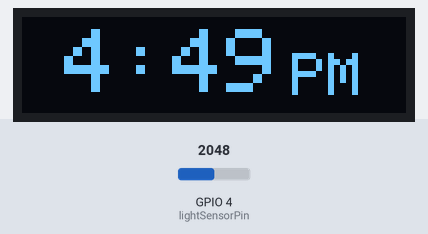
This sketch was run on a simulated ESP32. On the bench: 128×32 one-colour display. The inputs (shaded band) are chosen by the test bench; at power-on: GPIO 4 (lightSensorPin) = 2048. WiFi joins after 1.5 s; servers stay silent unless stated; the local clock reads 2024-03-15 10:24:30 at power-on unless the sketch sets it; random numbers use the default seed unless the sketch sets one; what the sketch prints to the serial monitor is not drawn.

Above: at 2.7 s.
2.8 s: GPIO 4 (lightSensorPin) set to 3240
At 3.5 s:
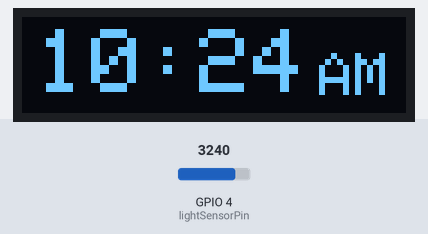
4.4 s: GPIO 4 (lightSensorPin) set to 3160
At 4.53 s:
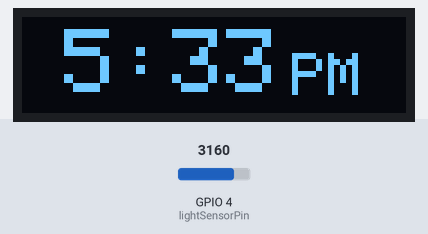
5.9 s: GPIO 4 (lightSensorPin) set to 3263
At 30.6 s:
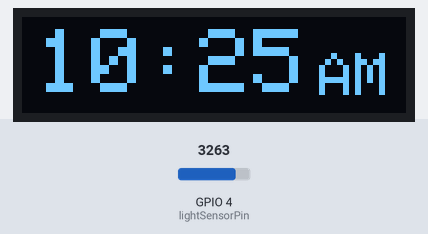
Timing chart, 0 to 31.5 s (numbered marks = the images above; inputs shaded):
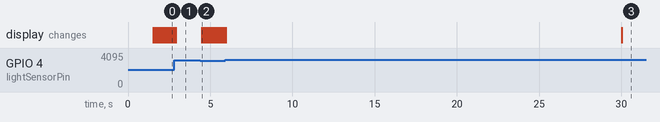

Measured:
- the behaviour switches between 3200 and 3201 on GPIO 4 (lightSensorPin) (found by bisection; images 2 and 3)
- after the input at 4.4 s, the display: changes after 0.08 s (image 2)

The sketch:

quantum_clock.ino
```cpp
#include <Wire.h>
#include <Adafruit_GFX.h>
#include <Adafruit_SSD1306.h>
#include <WiFi.h>
#include <time.h>

const char* WIFI_NAME = "yale wireless";
const char* WIFI_PASSWORD = "";
const char* TIME_ZONE = "EST5EDT,M3.2.0,M11.1.0";

const int screenWidth = 128;
const int screenHeight = 32;


int oledSDAPin = 8;
int oledSCLPin = 9;
int lightSensorPin = 4;

Adafruit_SSD1306 display(screenWidth, screenHeight, &Wire, -1);

void showRealTime(struct tm &t) {
  int hour = t.tm_hour % 12;
  if (hour == 0) hour = 12;
  const char* ampm = (t.tm_hour < 12) ? "AM" : "PM";

  char timeText[6];
  snprintf(timeText, sizeof(timeText), "%d:%02d", hour, t.tm_min);

  int timeWidth = strlen(timeText) * 18;
  int x = (screenWidth - (timeWidth + 4 + 24)) / 2;

  display.clearDisplay();
  display.setTextSize(3);
  display.setCursor(x, 4);
  display.print(timeText);

  display.setTextSize(2);
  display.setCursor(x + timeWidth + 4, 12);
  display.print(ampm);
  display.display();
}

void showFakeTime() {
    long hour = random(1, 25);
    long minute = random(0, 60);
    const char* ampm = (hour < 12) ? "AM" : "PM";

    char timeText[6];
    snprintf(timeText, sizeof(timeText), "%d:%02d", hour % 12, minute);

    int timeWidth = strlen(timeText) * 18;
    int x = (screenWidth - (timeWidth + 4 + 24)) / 2;

    display.clearDisplay();
    display.setTextSize(3);
    display.setCursor(x, 4);
    display.print(timeText);

    display.setTextSize(2);
    display.setCursor(x + timeWidth + 4, 12);
    display.print(ampm);
    display.display();
}

void setup() {
    Serial.begin(115200);

    Wire.begin(oledSDAPin, oledSCLPin);
    display.begin(SSD1306_SWITCHCAPVCC, 0x3C);

    WiFi.begin(WIFI_NAME);
    while (WiFi.status() != WL_CONNECTED) {
        delay(500);
        Serial.print(".");
    }
    configTzTime(TIME_ZONE, "pool.ntp.org", "time.nist.gov");

    struct tm t;
    if (!getLocalTime(&t, 15000)) {
        Serial.println("Could not get the time from the internet.");
        while (true) delay(1000);
    }

    display.clearDisplay();
    display.setTextColor(SSD1306_WHITE);
    display.setTextSize(4);
    display.setCursor(0,0);
}

void loop() {
    float brightness = analogRead(lightSensorPin);
    if (brightness > 3200) {
        struct tm t;
        if (getLocalTime(&t)) {
            showRealTime(t);
        }
    } else {
        showFakeTime();
    }

    delay(100);
}
```
